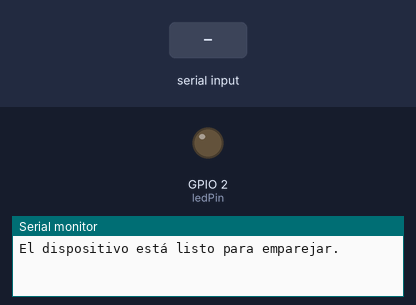
Bench run of a program on a simulated ESP32. Parts: output pins drawn as LEDs (lit = HIGH), the last lines printed to the serial monitor. The inputs (shaded band) are chosen by the test bench. Nothing arrives over Bluetooth unless stated.

Above: at 1.2 s.
1.3 s: "1" received over the second serial link
At 2.5 s:
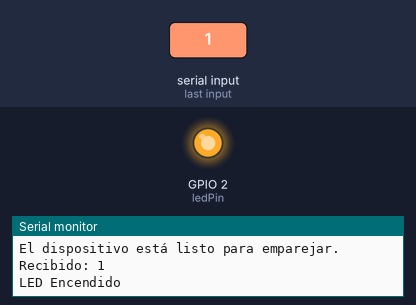
2.8 s: "0" received over the second serial link
At 3.9 s:
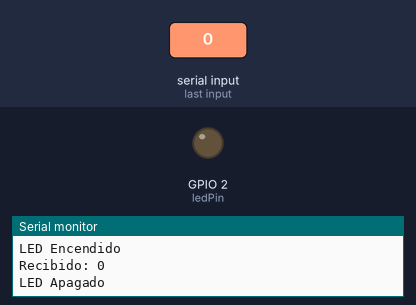
Timing chart, 0 to 5.8 s (numbered marks = the images above; inputs shaded):
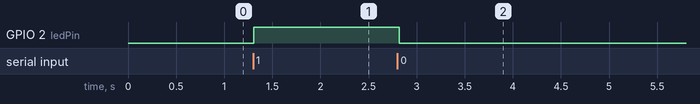

The program:

main.cpp
```cpp
#include <Arduino.h>
#include <BluetoothSerial.h>

#if !defined(CONFIG_BT_ENABLED) || !defined(CONFIG_BLUEDROID_ENABLED)
#error Bluetooth is not enabled! Please run make menuconfig to and enable it
#endif


BluetoothSerial SerialBT;


const int ledPin = 2;

void setup() {
  // Iniciar el monitor serie para depuración
  Serial.begin(115200);


  pinMode(ledPin, OUTPUT);


  SerialBT.begin("ESP32_robertytocerva");
  Serial.println("El dispositivo está listo para emparejar.");
}

void loop() {

  if (SerialBT.available()) {
    // Leer el caracter recibido
    char incomingChar = SerialBT.read();


    Serial.print("Recibido: ");
    Serial.println(incomingChar);


    if (incomingChar == '1') {
      digitalWrite(ledPin, HIGH);
      Serial.println("LED Encendido");
    }

    if (incomingChar == '0') {
      digitalWrite(ledPin, LOW);
      Serial.println("LED Apagado");

    }
  }

  delay(20);
}
```

Measured:
- after the input at 1.3 s, GPIO 2 (ledPin): LOW → HIGH at once
- after the input at 2.8 s, GPIO 2 (ledPin): HIGH → LOW at once
